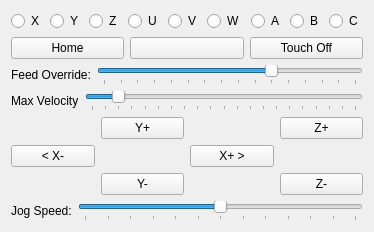
      <widget class="QWidget" name="tabManual">
       <attribute name="title">
        <string>Manual</string>
       </attribute>
       <layout class="QGridLayout" name="gridLayout_7">
        <item row="0" column="0">
         <layout class="QHBoxLayout" name="horizontalLayout_5">
          <item>
           <widget class="QRadioButton" name="rbX">
            <property name="text">
             <string>X</string>
            </property>
            <property name="shortcut">
             <string>X</string>
            </property>
           </widget>
          </item>
          <item>
           <widget class="QRadioButton" name="rbY">
            <property name="text">
             <string>Y</string>
            </property>
            <property name="shortcut">
             <string>Y</string>
            </property>
           </widget>
          </item>
          <item>
           <widget class="QRadioButton" name="rbZ">
            <property name="text">
             <string>Z</string>
            </property>
            <property name="shortcut">
             <string>Z</string>
            </property>
           </widget>
          </item>
          <item>
           <widget class="QRadioButton" name="rbU">
            <property name="text">
             <string>U</string>
            </property>
            <property name="shortcut">
             <string>U</string>
            </property>
           </widget>
          </item>
          <item>
           <widget class="QRadioButton" name="rbV">
            <property name="text">
             <string>V</string>
            </property>
            <property name="shortcut">
             <string>V</string>
            </property>
           </widget>
          </item>
          <item>
           <widget class="QRadioButton" name="rbW">
            <property name="text">
             <string>W</string>
            </property>
            <property name="shortcut">
             <string>W</string>
            </property>
           </widget>
          </item>
          <item>
           <widget class="QRadioButton" name="rbA">
            <property name="text">
             <string>A</string>
            </property>
            <property name="shortcut">
             <string>A</string>
            </property>
           </widget>
          </item>
          <item>
           <widget class="QRadioButton" name="rbB">
            <property name="text">
             <string>B</string>
            </property>
            <property name="shortcut">
             <string>B</string>
            </property>
           </widget>
          </item>
          <item>
           <widget class="QRadioButton" name="rbC">
            <property name="text">
             <string>C</string>
            </property>
            <property name="shortcut">
             <string>C</string>
            </property>
           </widget>
          </item>
         </layout>
        </item>
        <item row="1" column="0">
         <layout class="QHBoxLayout" name="horizontalLayout_4">
          <item>
           <widget class="QPushButton" name="pbHome">
            <property name="text">
             <string>Home</string>
            </property>
            <property name="shortcut">
             <string>Home</string>
            </property>
           </widget>
          </item>
          <item>
           <widget class="QPushButton" name="pbUnReHome">
            <property name="text">
             <string/>
            </property>
            <property name="shortcut">
             <string>Ctrl+S</string>
            </property>
           </widget>
          </item>
          <item>
           <widget class="QPushButton" name="pbTouch">
            <property name="text">
             <string>Touch Off</string>
            </property>
            <property name="shortcut">
             <string>Ctrl+T</string>
            </property>
           </widget>
          </item>
         </layout>
        </item>
        <item row="2" column="0">
         <layout class="QHBoxLayout" name="horizontalLayout_3">
          <item>
           <widget class="QLabel" name="lbFeed">
            <property name="text">
             <string>Feed Override:</string>
            </property>
           </widget>
          </item>
          <item>
           <widget class="QSlider" name="slideFeed">
            <property name="maximum">
             <number>150</number>
            </property>
            <property name="singleStep">
             <number>5</number>
            </property>
            <property name="pageStep">
             <number>20</number>
            </property>
            <property name="value">
             <number>100</number>
            </property>
            <property name="orientation">
             <enum>Qt::Horizontal</enum>
            </property>
            <property name="tickPosition">
             <enum>QSlider::TicksBelow</enum>
            </property>
            <property name="tickInterval">
             <number>10</number>
            </property>
           </widget>
          </item>
         </layout>
        </item>
        <item row="3" column="0">
         <layout class="QHBoxLayout" name="horizontalLayout_2">
          <item>
           <widget class="QLabel" name="lbVelocity">
            <property name="text">
             <string>Max Velocity</string>
            </property>
           </widget>
          </item>
          <item>
           <widget class="QSlider" name="slideVelocity">
            <property name="maximum">
             <number>2000</number>
            </property>
            <property name="singleStep">
             <number>10</number>
            </property>
            <property name="pageStep">
             <number>50</number>
            </property>
            <property name="value">
             <number>200</number>
            </property>
            <property name="tracking">
             <bool>true</bool>
            </property>
            <property name="orientation">
             <enum>Qt::Horizontal</enum>
            </property>
            <property name="invertedAppearance">
             <bool>false</bool>
            </property>
            <property name="invertedControls">
             <bool>false</bool>
            </property>
            <property name="tickPosition">
             <enum>QSlider::TicksBelow</enum>
            </property>
            <property name="tickInterval">
             <number>100</number>
            </property>
           </widget>
          </item>
         </layout>
        </item>
        <item row="4" column="0">
         <layout class="QGridLayout" name="gridLayout_5">
          <item row="0" column="1">
           <widget class="QPushButton" name="pbJogYPlus">
            <property name="text">
             <string>Y+</string>
            </property>
           </widget>
          </item>
          <item row="1" column="2">
           <widget class="QPushButton" name="pbJogXPlus">
            <property name="text">
             <string>X+ &gt;</string>
            </property>
            <property name="autoRepeat">
             <bool>false</bool>
            </property>
            <property name="autoExclusive">
             <bool>false</bool>
            </property>
           </widget>
          </item>
          <item row="1" column="0">
           <widget class="QPushButton" name="pbJogXMinus">
            <property name="text">
             <string>&lt; X-</string>
            </property>
            <property name="autoRepeat">
             <bool>false</bool>
            </property>
           </widget>
          </item>
          <item row="0" column="3">
           <widget class="QPushButton" name="pbJogZPlus">
            <property name="text">
             <string>Z+</string>
            </property>
           </widget>
          </item>
          <item row="2" column="3">
           <widget class="QPushButton" name="pbJogZMinus">
            <property name="text">
             <string>Z-</string>
            </property>
           </widget>
          </item>
          <item row="2" column="1">
           <widget class="QPushButton" name="pbJogYMinus">
            <property name="text">
             <string>Y-</string>
            </property>
           </widget>
          </item>
         </layout>
        </item>
        <item row="5" column="0">
         <layout class="QHBoxLayout" name="horizontalLayout">
          <item>
           <widget class="QLabel" name="lbJog">
            <property name="text">
             <string>Jog Speed:</string>
            </property>
           </widget>
          </item>
          <item>
           <widget class="QSlider" name="slideJog">
            <property name="maximum">
             <number>600</number>
            </property>
            <property name="singleStep">
             <number>10</number>
            </property>
            <property name="pageStep">
             <number>50</number>
            </property>
            <property name="value">
             <number>300</number>
            </property>
            <property name="sliderPosition">
             <number>300</number>
            </property>
            <property name="orientation">
             <enum>Qt::Horizontal</enum>
            </property>
            <property name="tickPosition">
             <enum>QSlider::TicksBelow</enum>
            </property>
            <property name="tickInterval">
             <number>50</number>
            </property>
           </widget>
          </item>
         </layout>
        </item>
       </layout>
      </widget>
